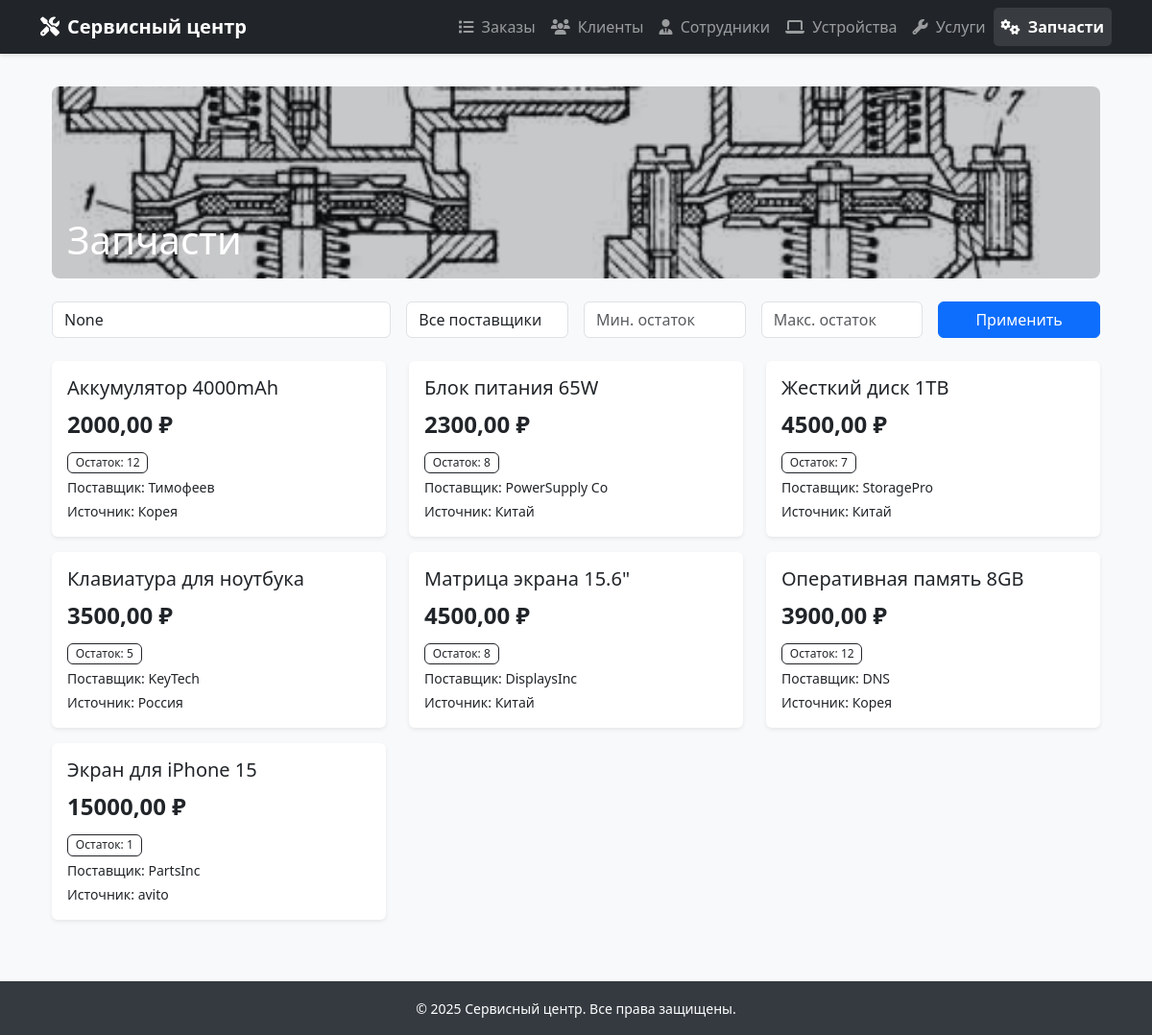
Screenshot of /details/ with the database file from the repository.
### SAMserv/models.py (models this page shows, shortened)
class Detail(models.Model):
    part_name = models.CharField('Деталь', max_length=100)
    price = models.DecimalField('Цена', max_digits=10, decimal_places=2)
    quantity = models.IntegerField('Количество')
    part_source = models.CharField('Источник', max_length=50)
    supplier = models.CharField('Поставщик', max_length=100)

### SAMserv/views.py (the view, shortened to what this page needs)
# urls.py: path('details/', views.detail_list, name='detail-list'),
def detail_list(request):
    query = request.GET.get('q')
    supplier_filter = request.GET.get('supplier')
    min_quantity = request.GET.get('min_quantity')
    max_quantity = request.GET.get('max_quantity')
    details = Detail.objects.all().order_by('part_name')
    if supplier_filter:
        details = details.filter(supplier__icontains=supplier_filter)
    if min_quantity:
        try:
            min_quantity = int(min_quantity)
            details = details.filter(quantity__gte=min_quantity)
        except (ValueError, TypeError):
            pass
    if max_quantity:
        try:
            max_quantity = int(max_quantity)
            details = details.filter(quantity__lte=max_quantity)
        except (ValueError, TypeError):
            pass
    suppliers = Detail.objects.values_list('supplier', flat=True).distinct()
    return render(request, 'details/detail_list.html', {
        'details': details,
        'suppliers': suppliers,
        'query': query,
        'min_quantity': min_quantity,
        'max_quantity': max_quantity,
        'selected_supplier': supplier_filter,
    })

### SAMserv/templates/details/detail_list.html (shortened to what this page needs)
{% extends 'base.html' %}
{% load static %}
{% block content %}
<div class="container">
    <div class="position-relative mb-4" style="height: 200px; overflow: hidden; border-radius: 8px;">
        <img src="{% static 'SAMserv/images/details_bg.jpg' %}"
             class="w-100 h-100"
             style="object-fit: cover;"
             alt="Запчасти">
        <div class="position-absolute top-0 start-0 w-100 h-100 bg-dark bg-opacity-25"></div>
        <div class="position-absolute bottom-0 start-0 text-white p-3">
            <h1 class="mb-0">Запчасти</h1>
        </div>
    </div>
    <form method="get" class="mb-4">
        <div class="row g-3">
            <div class="col-md-4">
                <input type="text" name="q" class="form-control" placeholder="Поиск по названию запчасти" value="{{ query }}">
            </div>
            <div class="col-md-2">
                <select name="supplier" class="form-control">
                    <option value="">Все поставщики</option>
                </select>
            </div>
            <div class="col-md-2">
                <input type="number" name="min_quantity" class="form-control" placeholder="Мин. остаток" value="{{ min_quantity }}">
            </div>
            <div class="col-md-2">
                <input type="number" name="max_quantity" class="form-control" placeholder="Макс. остаток" value="{{ max_quantity }}">
            </div>
            <div class="col-md-2">
                <button type="submit" class="btn btn-primary w-100">Применить</button>
            </div>
        </div>
    </form>
    <div class="row">
        {% for d in details %}
        <div class="col-md-6 col-lg-4 mb-3">
            <div class="card h-100 border-0 shadow-sm">
                <div class="card-body">
                    <h5 class="card-title text-dark" style="font-weight: 500;">{{ d.part_name }}</h5>
                    <p class="card-text fs-4 text-dark mb-2" style="font-weight: 600;">{{ d.price }} ₽</p>
                    <p class="card-text mb-1">
                        <span class="badge border border-dark text-dark" style="background-color: transparent; font-weight: 500;">
                            Остаток: {{ d.quantity }}
                        </span>
                    </p>
                    <p class="card-text small text-dark mb-1" style="font-weight: 500;">Поставщик: {{ d.supplier }}</p>
                    <p class="card-text small text-dark" style="font-weight: 500;">Источник: {{ d.part_source }}</p>
                </div>
            </div>
        </div>
        {% empty %}
        <div class="col-12">
            <div class="alert alert-info text-center">Нет запчастей</div>
        </div>
        {% endfor %}
    </div>
</div>
{% endblock %}

### SAMserv/templates/base.html (style rules this page uses)
body { display: flex; flex-direction: column; min-height: 100vh; background-color: #f8f9fa; margin: 0; padding-top: 70px; }
.card { transition: transform 0.2s; border: none; box-shadow: 0 2px 4px rgba(0,0,0,0.1); }

### rows the page displays
Detail: part_name "Аккумулятор 4000mAh", price "2000,00", quantity "12", supplier "Тимофеев", part_source "Корея"
Detail: part_name "Блок питания 65W", price "2300,00", quantity "8", supplier "PowerSupply Co", part_source "Китай"
Detail: part_name "Жесткий диск 1TB", price "4500,00", quantity "7", supplier "StoragePro", part_source "Китай"
Detail: part_name "Клавиатура для ноутбука", price "3500,00", quantity "5", supplier "KeyTech", part_source "Россия"
Detail: part_name "Матрица экрана 15.6\"", price "4500,00", quantity "8", supplier "DisplaysInc", part_source "Китай"
Detail: part_name "Оперативная память 8GB", price "3900,00", quantity "12", supplier "DNS", part_source "Корея"
Detail: part_name "Экран для iPhone 15", price "15000,00", quantity "1", supplier "PartsInc", part_source "avito"
